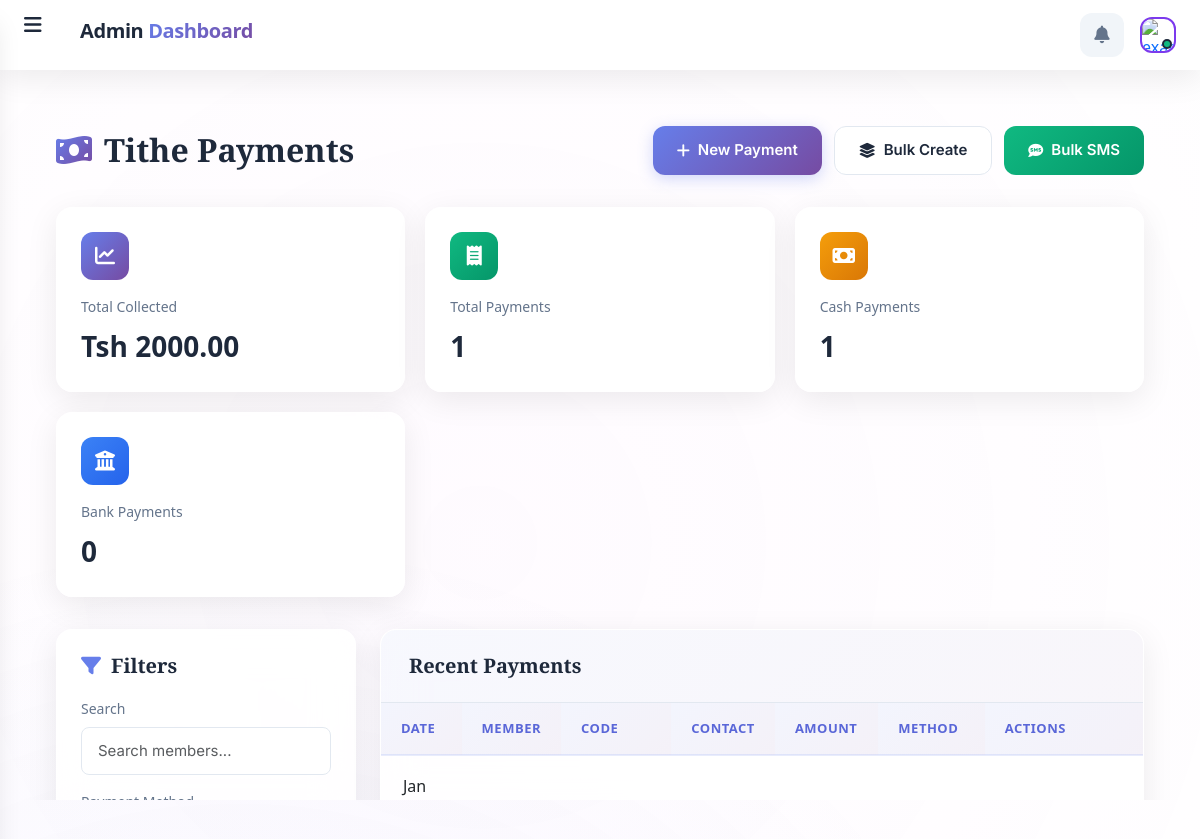
The app's page /tithe/ (signed in), older data.
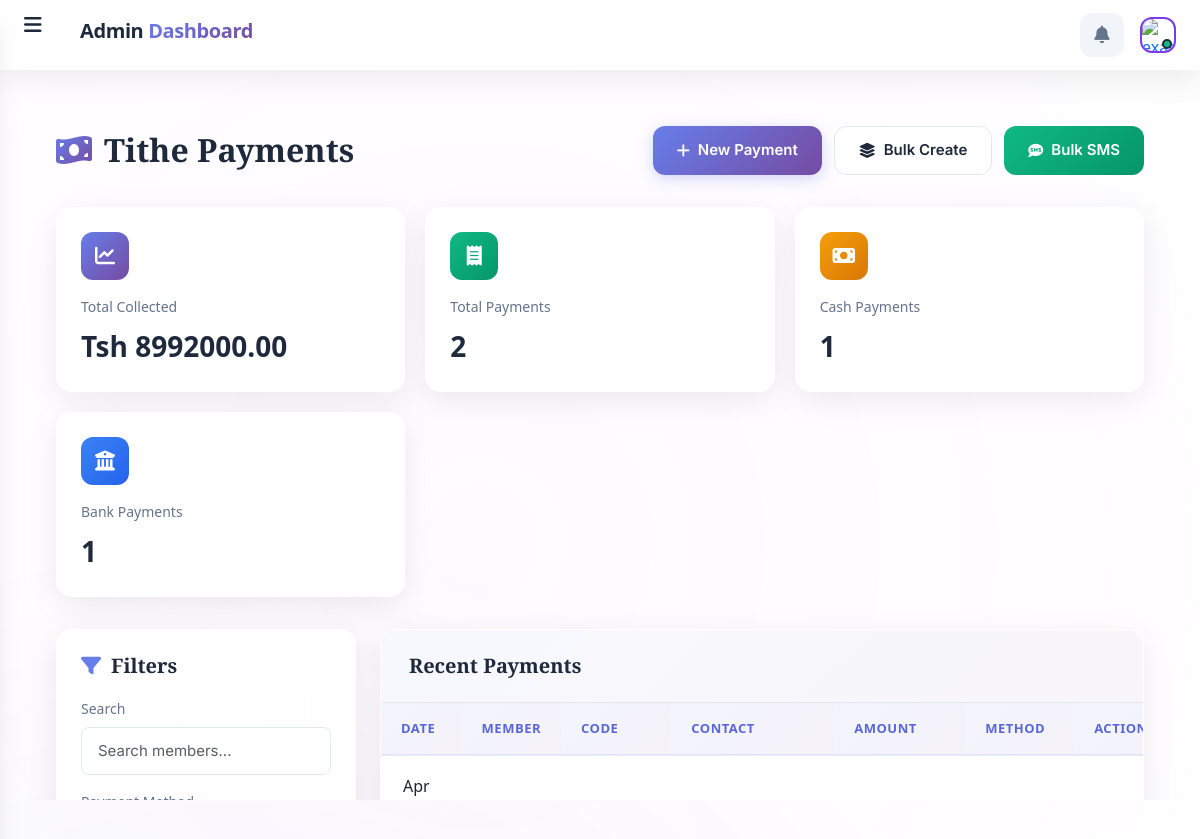
The same page, newer data.
### tithe/models.py (models this page shows, shortened)
class TithePayment(models.Model):
    PAYMENT_STATUS_CHOICES = [
        ('cash', 'Cash'),
        ('bank', 'Bank'),
    ]
    sms_sent = models.BooleanField(default=False)
    sms_sent_at = models.DateTimeField(null=True, blank=True)
    sms_message_id = models.CharField(max_length=100, blank=True, null=True)
    sms_failure_count = models.IntegerField(default=0)
    last_sms_error = models.TextField(blank=True, null=True)
    date = models.DateTimeField(default=timezone.now, verbose_name='Invoice Date')
    name = models.ForeignKey(Member, verbose_name="Member", on_delete=models.CASCADE)  # Direct reference
    contact_number = models.CharField(max_length=13, blank=True, null=True)
    amount = models.DecimalField(max_digits=10, decimal_places=2)
    status = models.CharField(
        max_length=50,
        choices=PAYMENT_STATUS_CHOICES,
        default='cash'
    )

### tithe/views.py (the view, shortened to what this page needs)
# urls.py: path('', views.TithePaymentListView.as_view(), name='tithepayment_list'),
class TithePaymentListView(LoginRequiredMixin, ListView):
    model = TithePayment
    template_name = 'tithepayment/list.html'
    context_object_name = 'payments'
    paginate_by = 25
    ordering = ['-date']
    def get_queryset(self):
        queryset = super().get_queryset()
        search_query = self.request.GET.get('search')
        if search_query:
            queryset = queryset.filter(
                Q(name__name__icontains=search_query) |
                Q(contact_number__icontains=search_query) |
                Q(amount__icontains=search_query)
            )
        status_filter = self.request.GET.get('status')
        if status_filter:
            queryset = queryset.filter(status=status_filter)
        start_date = self.request.GET.get('start_date')
        end_date = self.request.GET.get('end_date')
        member_id = self.request.GET.get('member')
        if member_id:
            queryset = queryset.filter(name_id=member_id)
        return queryset
    def get_context_data(self, **kwargs):
        context = super().get_context_data(**kwargs)
        queryset = self.get_queryset()
        context['total_amount'] = queryset.aggregate(
            total=Sum('amount')
        )['total'] or 0
        context['total_payments'] = queryset.count()
        context['cash_payments'] = queryset.filter(status='cash').count()
        context['bank_payments'] = queryset.filter(status='bank').count()
        context['members'] = Member.objects.all().order_by('name')
        context['status_choices'] = TithePayment.PAYMENT_STATUS_CHOICES
        context['current_filters'] = {
            'search': self.request.GET.get('search', ''),
            'status': self.request.GET.get('status', ''),
            'start_date': self.request.GET.get('start_date', ''),
            'end_date': self.request.GET.get('end_date', ''),
            'member': self.request.GET.get('member', ''),
        }
        from django.db.models.functions import TruncMonth
        import calendar
        available_years = TithePayment.objects.dates('date', 'year', order='DESC')
        available_years_list = [year.year for year in available_years]
        selected_year = self.request.GET.get('history_year')
        if selected_year:
            try:
                selected_year = int(selected_year)
            except ValueError:
                selected_year = None
        else:
            current_month = timezone.now().month
            if current_month >= 4:  # April onwards
                selected_year = timezone.now().year
            else:  # Jan-March, show previous year
                selected_year = timezone.now().year - 1
        if not available_years_list:
            selected_year = timezone.now().year
        elif selected_year not in available_years_list and available_years_list:
            selected_year = available_years_list[0]
        history_search = self.request.GET.get('history_search', '')
        history_community = self.request.GET.get('history_community', '')
        members_with_payments = Member.objects.filter(
            tithepayment__date__year=selected_year
        ).distinct().order_by('name')
        if history_search:
            members_with_payments = members_with_payments.filter(
                name__icontains=history_search
            )
        if history_community:
            members_with_payments = members_with_payments.filter(
                shepherd_id=history_community
            )
        from django.core.paginator import Paginator
        paginator = Paginator(members_with_payments, 20)  # 20 members per page
        history_page = self.request.GET.get('history_page', 1)
        try:
            members_page = paginator.page(history_page)
        except:
            members_page = paginator.page(1)
        member_payment_history = []
        for member in members_page:
            member_payments = TithePayment.objects.filter(
                name=member,
                date__year=selected_year,
                date__month__gte=4  # April onwards
            ).order_by('date')
            total_amount = member_payments.aggregate(total=Sum('amount'))['total'] or 0
            monthly_data = {}
            for month_num in range(4, 13):  # April to December
                month_name = calendar.month_name[month_num]
                month_payments = member_payments.filter(date__month=month_num)
                month_total = month_payments.aggregate(total=Sum('amount'))['total'] or 0
                monthly_data[month_name] = month_total
            member_payment_history.append({
                'member': member,
                'total_amount': total_amount,
                'payment_count': member_payments.count(),
                'monthly_data': monthly_data,
            })
        from member.models import Community
        communities_data = []
        for community in Community.objects.all():
            community_members = [m for m in member_payment_history if m['member'].shepherd_id == community.id]
            if community_members:
                community_total = sum(m['total_amount'] for m in community_members)
                community_monthly_totals = {}
                for month in [calendar.month_name[m] for m in range(4, 13)]:
                    community_monthly_totals[month] = sum(m['monthly_data'].get(month, 0) for m in community_members)
                communities_data.append({
                    'community': community,
                    'members': community_members,
                    'total_amount': community_total,
                    'monthly_totals': community_monthly_totals,
                })
        context['member_payment_history'] = member_payment_history
        context['communities_data'] = communities_data
        context['months'] = [calendar.month_name[m] for m in range(4, 13)]  # April to December
        context['members_page'] = members_page
        context['history_search'] = history_search
        context['history_community'] = history_community
        context['communities'] = Community.objects.all()
        context['selected_year'] = selected_year
        context['available_years'] = available_years_list
        context['finance_active'] = True
        context['tithepayment_active_list'] = True
        return context

### christ_king_church/context_processors.py (called while the page is built)
def language_context(request):
    current_language = get_language()
    return {
        'LANGUAGE_CODE': current_language,
        'LANGUAGES': settings.LANGUAGES,
        'CURRENT_LANGUAGE_CODE': current_language,
        'CURRENT_LANGUAGE_NAME': dict(settings.LANGUAGES).get(current_language, 'English'),
        'IS_SWAHILI': current_language == 'sw',
        'IS_ENGLISH': current_language == 'en',
    }

### finance/base_models.py (called while the page is built)
    def get_queryset(self):
        return super().get_queryset().filter(is_deleted=False)

### tithe/templatetags/tithe_filters.py (called while the page is built)
@register.filter
def get_item(dictionary, key):
    if dictionary is None:
        return None
    return dictionary.get(key)

### users/models.py (called while the page is built)
    def get_full_name(self):
        return f"{self.firstname} {self.lastname}".strip()

    def is_approver(self):
        return self.roles in self.APPROVER_ROLES or self.is_superuser or self.is_staff

### templates/tithepayment/list.html (shortened to what the changed rows need)
{% extends 'base.html' %}
{% load tithe_filters %}
{% block content %}
<div class="main-wrapper">
    <div class="page-header">
        <h1>
            <i class="fas fa-money-bill-wave"></i>
            Tithe Payments
        </h1>
    </div>
    <div class="stats-grid">
        <div class="stat-card">
            <div class="stat-card-header">
                <div class="stat-icon primary">
                </div>
            </div>
            <div class="stat-label">Total Collected</div>
            <div class="stat-value">Tsh {{ total_amount|floatformat:2 }}</div>
        </div>
        <div class="stat-card">
            <div class="stat-card-header">
                <div class="stat-icon success">
                </div>
            </div>
            <div class="stat-label">Total Payments</div>
            <div class="stat-value">{{ total_payments }}</div>
        </div>
        <div class="stat-card">
            <div class="stat-card-header">
                <div class="stat-icon info">
                </div>
            </div>
            <div class="stat-label">Bank Payments</div>
            <div class="stat-value">{{ bank_payments }}</div>
        </div>
    </div>
    <div class="content-grid">
        <div class="table-card">
            {% if payments %}
            <div class="table-wrapper">
                <table class="data-table">
                    <thead>
                        <tr>
                            <th>Date</th>
                            <th>Member</th>
                            <th>Code</th>
                            <th>Contact</th>
                            <th>Amount</th>
                            <th>Method</th>
                            <th>Actions</th>
                        </tr>
                    </thead>
                    <tbody>
                        {% for payment in payments %}
                        <tr>
                            <td>{{ payment.date|date:"M d, Y" }}<br><small>{{ payment.date|time:"H:i" }}</small></td>
                            <td>{{ payment.name.name }}</td>
                            <td>{{ payment.name.code|default:"—" }}</td>
                            <td>{{ payment.contact_number|default:"—" }}</td>
                            <td><strong>Tsh {{ payment.amount|floatformat:2 }}</strong></td>
                            <td>
                            </td>
                            <td>
                            </td>
                        </tr>
                        {% endfor %}
                    </tbody>
                </table>
            </div>
            {% endif %}
        </div>
    </div>
{% endblock %}

Row changes from the older to the newer data that the page shows:
no longer on this page (row unchanged): TithePayment: date "Jan…"
added TithePayment: date "Apr…"
Text that changed along with them:
{{ total_amount|floatformat:2 }}: "2000.00" → "8992000.00"
{{ total_payments }}: "1" → "2"
{{ bank_payments }}: "0" → "1"
